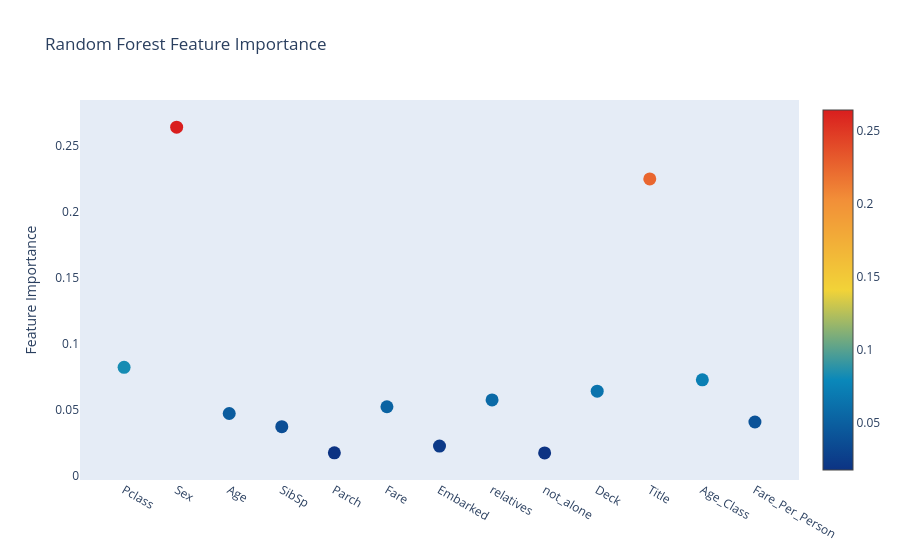
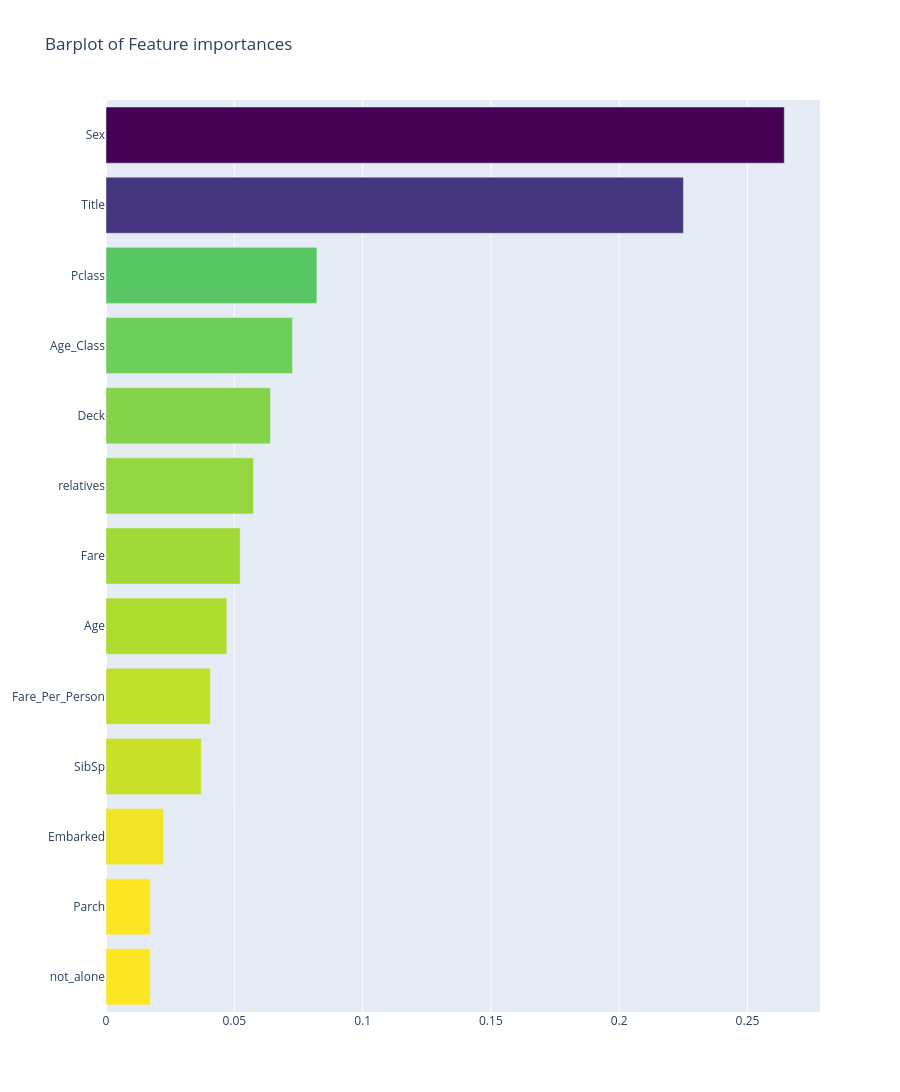

The notebook cell these images were saved under, in order:
### Code cell
# Scatter plot 
trace = go.Scatter(
    y = rf.feature_importances_,
    x = features,
    mode='markers',
    marker=dict(
        sizemode = 'diameter',
        sizeref = 1,
        size = 13,
        #size= rf.feature_importances_,
        #color = np.random.randn(500), #set color equal to a variable
        color = rf.feature_importances_,
        colorscale='Portland',
        showscale=True
    ),
    text = features
)
data = [trace]

layout= go.Layout(
    autosize= True,
    title= 'Random Forest Feature Importance',
    hovermode= 'closest',
     xaxis= dict(
         ticklen= 5,
         showgrid=False,
        zeroline=False,
        showline=False
     ),
    yaxis=dict(
        title= 'Feature Importance',
        showgrid=False,
        zeroline=False,
        ticklen= 5,
        gridwidth= 2
    ),
    showlegend= False
)
fig = go.Figure(data=data, layout=layout)
py.iplot(fig,filename='scatter2010')


x, y = (list(x) for x in zip(*sorted(zip(rf.feature_importances_, features), 
                                                            reverse = False)))
trace2 = go.Bar(
    x=x ,
    y=y,
    marker=dict(
        color=x,
        colorscale = 'Viridis',
        reversescale = True
    ),
    name='Random Forest Feature importance',
    orientation='h',
)

layout = dict(
    title='Barplot of Feature importances',
     width = 900, height = 2000,
    yaxis=dict(
        showgrid=False,
        showline=False,
        showticklabels=True,
#         domain=[0, 0.85],
    ))

fig1 = go.Figure(data=[trace2])
fig1['layout'].update(layout)
py.iplot(fig1, filename='plots')



from sklearn import tree
from IPython.display import Image as PImage
from subprocess import check_call
from PIL import Image, ImageDraw, ImageFont
import re

decision_tree = tree.DecisionTreeClassifier(max_depth = 3)
decision_tree.fit(X_train, y_train)

# Export our trained model as a .dot file
with open("tree1.dot", 'w') as f:
     f = tree.export_graphviz(decision_tree,
                              out_file=f,
                              max_depth = 4,
                              impurity = False,
                              feature_names = X_train.columns.values,
                              class_names = ['No', 'Yes'],
                              rounded = True,
                              filled= True )
        
#Convert .dot to .png to allow display in web notebook
check_call(['dot','-Tpng','tree1.dot','-o','tree1.png'])

# Annotating chart with PIL
img = Image.open("tree1.png")
draw = ImageDraw.Draw(img)
img.save('sample-out.png')
PImage("sample-out.png",)

### Figure 1 — Plotly figure (JSON) as saved in the notebook; plotly's stock layout.template omitted (floating-point values rounded to 4 significant figures)
{"data": [{"marker": {"color": [0.08219, 0.2643, 0.04712, 0.03715, 0.01728, 0.05227, 0.02245, 0.05744, 0.01727, 0.06409, 0.225, 0.07269, 0.04068], "colorscale": [[0, "rgb(12,51,131)"], [0.25, "rgb(10,136,186)"], [0.5, "rgb(242,211,56)"], [0.75, "rgb(242,143,56)"], [1, "rgb(217,30,30)"]], "showscale": true, "size": 13, "sizemode": "diameter", "sizeref": 1}, "mode": "markers", "text": ["Pclass", "Sex", "Age", "SibSp", "Parch", "Fare", "Embarked", "relatives", "not_alone", "Deck", "Title", "Age_Class", "Fare_Per_Person"], "type": "scatter", "x": ["Pclass", "Sex", "Age", "SibSp", "Parch", "Fare", "Embarked", "relatives", "not_alone", "Deck", "Title", "Age_Class", "Fare_Per_Person"], "y": [0.08219, 0.2643, 0.04712, 0.03715, 0.01728, 0.05227, 0.02245, 0.05744, 0.01727, 0.06409, 0.225, 0.07269, 0.04068]}], "layout": {"autosize": true, "hovermode": "closest", "showlegend": false, "title": {"text": "Random Forest Feature Importance"}, "xaxis": {"showgrid": false, "showline": false, "ticklen": 5, "zeroline": false}, "yaxis": {"gridwidth": 2, "showgrid": false, "ticklen": 5, "title": {"text": "Feature Importance"}, "zeroline": false}}}

### Figure 2 — Plotly figure (JSON) as saved in the notebook; plotly's stock layout.template omitted (floating-point values rounded to 4 significant figures)
{"data": [{"marker": {"color": [0.01727, 0.01728, 0.02245, 0.03715, 0.04068, 0.04712, 0.05227, 0.05744, 0.06409, 0.07269, 0.08219, 0.225, 0.2643], "colorscale": [[0, "#440154"], [0.1111, "#482878"], [0.2222, "#3e4989"], [0.3333, "#31688e"], [0.4444, "#26828e"], [0.5556, "#1f9e89"], [0.6667, "#35b779"], [0.7778, "#6ece58"], [0.8889, "#b5de2b"], [1, "#fde725"]], "reversescale": true}, "name": "Random Forest Feature importance", "orientation": "h", "type": "bar", "x": [0.01727, 0.01728, 0.02245, 0.03715, 0.04068, 0.04712, 0.05227, 0.05744, 0.06409, 0.07269, 0.08219, 0.225, 0.2643], "y": ["not_alone", "Parch", "Embarked", "SibSp", "Fare_Per_Person", "Age", "Fare", "relatives", "Deck", "Age_Class", "Pclass", "Title", "Sex"]}], "layout": {"height": 2000, "title": {"text": "Barplot of Feature importances"}, "width": 900, "yaxis": {"showgrid": false, "showline": false, "showticklabels": true}}}
